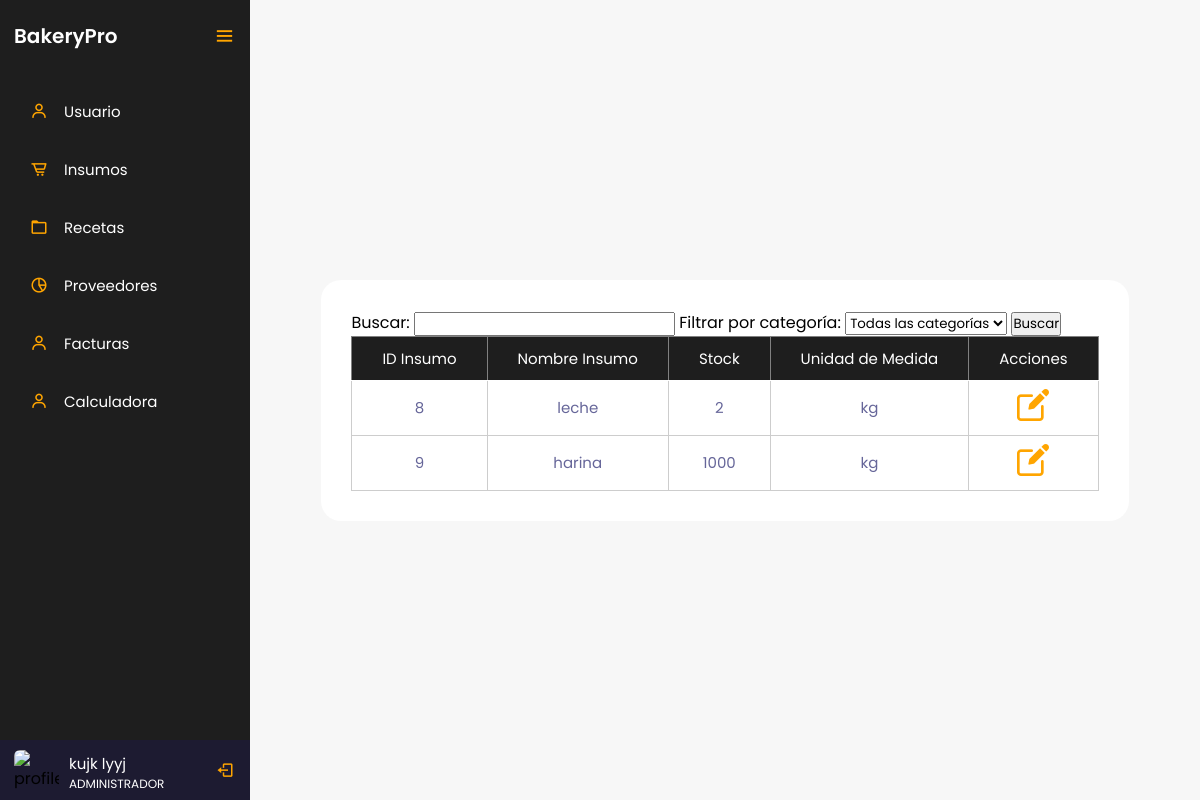
/controlador/Insumos/consultar.php (signed in), run on the app's committed database.
### tables this page shows
CREATE TABLE `tblusuario` (
  `IdUsuario` int(3) NOT NULL,
  `Nombres` varchar(20) NOT NULL,
  `Apellidos` varchar(20) NOT NULL,
  `IdRol` int(3) NOT NULL,
  `Cedula` decimal(10,0) NOT NULL,
  `Telefono` varchar(20) NOT NULL,
  `Password` varchar(10) NOT NULL
);

CREATE TABLE `tblroles` (
  `IdRol` int(3) NOT NULL,
  `Rol` varchar(20) NOT NULL
);

CREATE TABLE `tblinsumos` (
  `IdInsumo` int(3) NOT NULL,
  `NombreInsumo` varchar(30) NOT NULL,
  `Stock` decimal(5,0) NOT NULL,
  `IdUnidadMedida` int(3) NOT NULL,
  `IdCategoria` int(3) NOT NULL
);

CREATE TABLE `tblunidadesmedidas` (
  `IdUnidadMedida` int(3) NOT NULL,
  `medida` varchar(20) NOT NULL
);

### controlador/Insumos/consultar.php (the view, shortened to what this page needs)
<?php
    $servername = "localhost";
    $username = "root";
    $password = "";
    $dbname = "bakerypro";
    $conexion = mysqli_connect($servername, $username, $password, $dbname);
    $cedula = $_SESSION['cedula'];
    $sql = "SELECT Nombres, Apellidos, Rol FROM tblusuario INNER JOIN tblroles ON tblusuario.IdRol = tblroles.IdRol WHERE Cedula = $cedula";
    $resultado = mysqli_query($conexion, $sql);
    if (mysqli_num_rows($resultado) > 0) {
        $fila = mysqli_fetch_assoc($resultado);
        $nombre = $fila["Nombres"] . " " . $fila["Apellidos"];
        $rol = $fila["Rol"];
    } else {
        $nombre = "Nombre de usuario";
        $rol = "Rol de usuario";
    }
?>
<!DOCTYPE html>
<html lang="en">
<head>
    <link href='https://unpkg.com/boxicons@2.0.7/css/boxicons.min.css' rel='stylesheet'>
    <link rel="stylesheet" href="../../vista/style/styles.css">
</head>
<body>
    <div class="sidebar open">
        <div class="logo-details">
            <a href="../../dashboard.php" class="logo_link">
                <span class="logo_name">BakeryPro</span>
            </a>
            <i class='bx bx-menu' id="btn" ></i>
        </div>
        <ul class="nav-list">
            <li>
                <a href="../../vista/html/usuarios.php">
                    <i class='bx bx-user' ></i>
                    <span class="links_name">Usuario</span>
                </a>
            </li>
            <li>
                <a href="../../vista/html/insumos.php">
                    <i class='bx bx-cart-alt' ></i>
                    <span class="links_name">Insumos</span>
                </a>
            </li>
            <li>
                <a href="../../vista/html/recetas.php">
                    <i class='bx bx-folder' ></i>
                    <span class="links_name">Recetas</span>
                </a>
            </li>
            <li>
                <a href="../../vista/html/proveedores.php">
                    <i class='bx bx-pie-chart-alt-2' ></i>
                    <span class="links_name">Proveedores</span>
                </a>
            </li>
            <li>
                <a href="../../vista/html/facturas.php">
                    <i class='bx bx-user' ></i>
                    <span class="links_name">Facturas</span>
                </a>
            </li>
            <li>
                <a href="../../vista/html/calculadora.php">
                    <i class='bx bx-user' ></i>
                    <span class="links_name">Calculadora</span>
                </a>
            </li>
            <li class="profile">
                <div class="profile-details">
                    <img src="profile.jpg" alt="profileImg">
                    <div class="name_job">
                        <div class="name"><?php echo $nombre; ?></div>
                        <div class="job"><?php echo $rol; ?></div>
                    </div>
                </div>
                <a href="../login/logout.php" id="log_out">
                    <i class='bx bx-log-out'></i>
                </a>
            </li>
        </ul>
    </div>
    <section class="home-section">
        <div class="container">
        <form action="" method="GET">
                <label for="search">Buscar:</label>
                <input type="text" id="search" name="search">
                <label for="category">Filtrar por categoría:</label>
                <select id="category" name="category">
                    <option value="">Todas las categorías</option>
                </select>
                <button type="submit">Buscar</button>
            </form>
            <?php
                include '../../modelo/conexion.php';
                $sql = "SELECT tblinsumos.IdInsumo, tblinsumos.NombreInsumo, tblinsumos.Stock, tblunidadesmedidas.medida
                        FROM tblinsumos
                        INNER JOIN tblunidadesmedidas ON tblinsumos.IdUnidadMedida = tblunidadesmedidas.IdUnidadMedida";
                $resultado = $conexion->query($sql);
                if ($resultado->num_rows > 0) {
                    echo "<table border='1'>
                            <tr>
                                <th>ID Insumo</th>
                                <th>Nombre Insumo</th>
                                <th>Stock</th>
                                <th>Unidad de Medida</th>
                                <th>Acciones</th>
                            </tr>";
                    while ($fila = $resultado->fetch_assoc()) {
                        echo "<tr>
                                <td>{$fila['IdInsumo']}</td>
                                <td>{$fila["NombreInsumo"]}</td>
                                <td>{$fila["Stock"]}</td>
                                <td>{$fila["medida"]}</td>
                                <td>
                                    <a href='editar.php?idInsumo={$fila["IdInsumo"]}'><img src='../../vista/img/editar.png' alt='editar'></a>
                                </td>
                            </tr>";
                    }
                    echo "</table>";
                } else {
                    echo "<p>No se encontraron resultados para la búsqueda y filtro proporcionados.</p>";
                }
            ?>
        </div>
    </section>
</body>
</html>

### vista/style/styles.css (style rules this page uses)
:root { --orange: #d4894c; --white_trasnparent: #232830; --very-light-pink: #C7C7C7; --text-input-field: #F7F7F7; --hospital-green: #bd1515; --sm: 14px; --md: 16px; --lg: 18px; --yellow: #ffa500; --black: #201e1c; --white: #ffffff; --official-black:#1e1e1e; --official-red:#ffa500; --background-white:#f7f7f7; --card-white:#ffffff; }
* { margin: 0; padding: 0; box-sizing: border-box; font-family: "Poppins" , sans-serif; }
.sidebar { position: fixed; left: 0; top: 0; height: 100%; width: 78px; background: var(--official-black); padding: 6px 14px; z-index: 99; transition: all 0.5s ease; }
.sidebar.open { width: 250px; }
.sidebar .logo-details { height: 60px; display: flex; align-items: center; position: relative; }
.sidebar .logo-details .logo_name { color: #fff; font-size: 20px; font-weight: 600; opacity: 0; transition: all 0.5s ease; }
.sidebar.open .logo-details .icon, .sidebar.open .logo-details .logo_name { opacity: 1; }
.sidebar .logo-details #btn { position: absolute; top: 50%; right: 0; transform: translateY(-50%); font-size: 22px; transition: all 0.4s ease; font-size: 23px; text-align: center; cursor: pointer; transition: all 0.5s ease; }
.sidebar.open .logo-details #btn { text-align: right; }
.sidebar i { color: var(--official-red); height: 60px; min-width: 50px; font-size: 28px; text-align: center; line-height: 60px; }
.sidebar .nav-list { margin-top: 20px; height: 100%; }
.sidebar li { position: relative; margin: 8px 0; list-style: none; }
.sidebar li a { display: flex; height: 100%; width: 100%; border-radius: 12px; align-items: center; text-decoration: none; transition: all 0.4s ease; }
.sidebar li a .links_name { color: #fff; font-size: 15px; font-weight: 400; white-space: nowrap; opacity: 0; pointer-events: none; transition: 0.4s; }
.sidebar.open li a .links_name { opacity: 1; pointer-events: auto; }
.sidebar li i { height: 50px; line-height: 50px; font-size: 18px; border-radius: 12px; }
.sidebar li.profile { position: fixed; height: 60px; width: 78px; left: 0; bottom: -8px; padding: 10px 14px; background: #1d1b31; transition: all 0.5s ease; overflow: hidden; }
.sidebar.open li.profile { width: 250px; }
.sidebar li .profile-details { display: flex; align-items: center; flex-wrap: nowrap; }
.sidebar li img { height: 45px; width: 45px; object-fit: cover; border-radius: 6px; margin-right: 10px; }
.sidebar li.profile .name, .sidebar li.profile .job { font-size: 15px; font-weight: 400; color: #fff; white-space: nowrap; }
.sidebar li.profile .job { font-size: 12px; }
.sidebar .profile #log_out { position: absolute; top: 50%; right: 0; transform: translateY(-50%); background: #1d1b31; width: 100%; height: 60px; line-height: 60px; border-radius: 0px; transition: all 0.5s ease; }
.sidebar.open .profile #log_out { width: 50px; background: none; }
.logo_link { text-decoration: none; }
.home-section { position: relative; background: var(--background-white); min-height: 100vh; display: flex; top: 0; left: 78px; width: calc(100% - 78px); transition: all 0.5s ease; z-index: 2; justify-content: center; align-items: center; }
.sidebar.open ~ .home-section { left: 250px; width: calc(100% - 250px); }
.container { height: auto; background: var(--card-white); padding: 30px; border-radius: 20px; }
table { font-size: 15px; width: 100%; text-align: center; border-collapse: collapse; }
th { font-size: 15px; font-weight: normal; padding: 8px; background: var(--official-black); border-bottom: 1px solid #fff; color: #fff; padding: 10px 30px; }
td { padding: 8px; background: #ffffff7d; border: 1px solid #cdcdcd; color: #669; border-top: 1px solid transparent; }
a { text-decoration: none; color: black; }
tbody tr td img { margin: 0 6px; }

### data on the page
tblusuario: nombre "kujk lyyj", IdRol.Rol "ADMINISTRADOR"
tblinsumos: IdInsumo "8", NombreInsumo "leche", Stock "2", IdUnidadMedida.medida "kg"
tblinsumos: IdInsumo "9", NombreInsumo "harina", Stock "1000", IdUnidadMedida.medida "kg"
